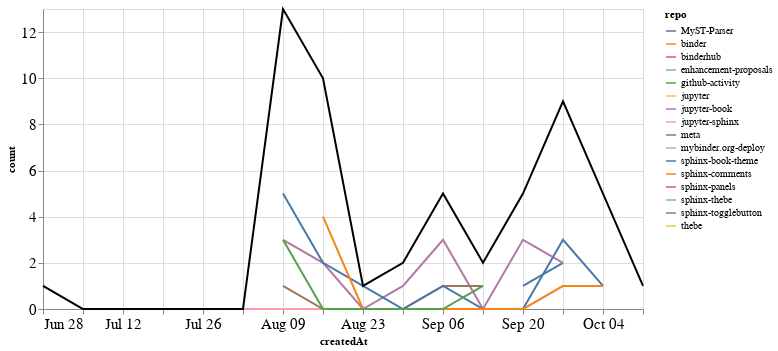

Write notebook code for a chart like this one.
### Markdown cell above
## PRs

### Code cell
prs_time = prs.groupby('repo').resample('W', on='createdAt').count()['author'].reset_index()
prs_time = prs_time.rename(columns={'author': 'count'})
prs_time_total = prs_time.groupby('createdAt').agg({"count": "sum"}).reset_index()

ch1 = alt.Chart(prs_time, width=600).mark_line().encode(
    x='createdAt',
    y='count',
    color='repo',
    tooltip="repo"
)

ch2 = alt.Chart(prs_time_total, width=600).mark_line(color="black").encode(
    x='createdAt',
    y='count',
)

ch1 + ch2

### Figure 1 — Vega-Lite specification as saved in the notebook (floating-point values rounded to 4 significant figures)
{"config": {"axisLeft": {"labelFontSize": 15}, "axisBottom": {"labelFontSize": 15}}, "layer": [{"data": {"name": "data-a42afe31c5d7ed2042f35fa5d26a05d3"}, "mark": "line", "encoding": {"color": {"type": "nominal", "field": "repo"}, "tooltip": {"type": "nominal", "field": "repo"}, "x": {"type": "temporal", "field": "createdAt"}, "y": {"type": "quantitative", "field": "count"}}, "width": 600}, {"data": {"name": "data-aaf41bd7617a0e77abbf7014d4ac22f9"}, "mark": {"type": "line", "color": "black"}, "encoding": {"x": {"type": "temporal", "field": "createdAt"}, "y": {"type": "quantitative", "field": "count"}}, "width": 600}], "$schema": "https://vega.github.io/schema/vega-lite/v4.8.1.json", "datasets": {"data-a42afe31c5d7ed2042f35fa5d26a05d3": [{"repo": "MyST-Parser", "createdAt": "2020-09-20T00:00:00", "count": 1}, {"repo": "MyST-Parser", "createdAt": "2020-09-27T00:00:00", "count": 2}, {"repo": "binder", "createdAt": "2020-10-04T00:00:00", "count": 1}, {"repo": "binderhub", "createdAt": "2020-10-04T00:00:00", "count": 1}, {"repo": "enhancement-proposals", "createdAt": "2020-08-30T00:00:00", "count": 1}, {"repo": "github-activity", "createdAt": "2020-08-09T00:00:00", "count": 1}, {"repo": "jupyter", "createdAt": "2020-09-20T00:00:00", "count": 1}, {"repo": "jupyter-book", "createdAt": "2020-08-09T00:00:00", "count": 3}, {"repo": "jupyter-book", "createdAt": "2020-08-16T00:00:00", "count": 2}, {"repo": "jupyter-book", "createdAt": "2020-08-23T00:00:00", "count": 0}, {"repo": "jupyter-book", "createdAt": "2020-08-30T00:00:00", "count": 1}, {"repo": "jupyter-book", "createdAt": "2020-09-06T00:00:00", "count": 3}, {"repo": "jupyter-book", "createdAt": "2020-09-13T00:00:00", "count": 0}, {"repo": "jupyter-book", "createdAt": "2020-09-20T00:00:00", "count": 3}, {"repo": "jupyter-book", "createdAt": "2020-09-27T00:00:00", "count": 2}, {"repo": "jupyter-sphinx", "createdAt": "2020-06-28T00:00:00", "count": 1}, {"repo": "jupyter-sphinx", "createdAt": "2020-07-05T00:00:00", "count": 0}, {"repo": "jupyter-sphinx", "createdAt": "2020-07-12T00:00:00", "count": 0}, {"repo": "jupyter-sphinx", "createdAt": "2020-07-19T00:00:00", "count": 0}, {"repo": "jupyter-sphinx", "createdAt": "2020-07-26T00:00:00", "count": 0}, {"repo": "jupyter-sphinx", "createdAt": "2020-08-02T00:00:00", "count": 0}, {"repo": "jupyter-sphinx", "createdAt": "2020-08-09T00:00:00", "count": 0}, {"repo": "jupyter-sphinx", "createdAt": "2020-08-16T00:00:00", "count": 0}, {"repo": "jupyter-sphinx", "createdAt": "2020-08-23T00:00:00", "count": 0}, {"repo": "jupyter-sphinx", "createdAt": "2020-08-30T00:00:00", "count": 0}, {"repo": "jupyter-sphinx", "createdAt": "2020-09-06T00:00:00", "count": 0}, {"repo": "jupyter-sphinx", "createdAt": "2020-09-13T00:00:00", "count": 0}, {"repo": "jupyter-sphinx", "createdAt": "2020-09-20T00:00:00", "count": 0}, {"repo": "jupyter-sphinx", "createdAt": "2020-09-27T00:00:00", "count": 1}, {"repo": "meta", "createdAt": "2020-08-09T00:00:00", "count": 1}, {"repo": "meta", "createdAt": "2020-08-16T00:00:00", "count": 0}, {"repo": "meta", "createdAt": "2020-08-23T00:00:00", "count": 0}, {"repo": "meta", "createdAt": "2020-08-30T00:00:00", "count": 0}, {"repo": "meta", "createdAt": "2020-09-06T00:00:00", "count": 1}, {"repo": "meta", "createdAt": "2020-09-13T00:00:00", "count": 1}, {"repo": "mybinder.org-deploy", "createdAt": "2020-10-11T00:00:00", "count": 1}, {"repo": "sphinx-book-theme", "createdAt": "2020-08-09T00:00:00", "count": 5}, {"repo": "sphinx-book-theme", "createdAt": "2020-08-16T00:00:00", "count": 2}, {"repo": "sphinx-book-theme", "createdAt": "2020-08-23T00:00:00", "count": 1}, {"repo": "sphinx-book-theme", "createdAt": "2020-08-30T00:00:00", "count": 0}, {"repo": "sphinx-book-theme", "createdAt": "2020-09-06T00:00:00", "count": 1}, {"repo": "sphinx-book-theme", "createdAt": "2020-09-13T00:00:00", "count": 0}, {"repo": "sphinx-book-theme", "createdAt": "2020-09-20T00:00:00", "count": 0}, {"repo": "sphinx-book-theme", "createdAt": "2020-09-27T00:00:00", "count": 3}, {"repo": "sphinx-book-theme", "createdAt": "2020-10-04T00:00:00", "count": 1}, {"repo": "sphinx-comments", "createdAt": "2020-08-16T00:00:00", "count": 4}, {"repo": "sphinx-comments", "createdAt": "2020-08-23T00:00:00", "count": 0}, {"repo": "sphinx-comments", "createdAt": "2020-08-30T00:00:00", "count": 0}, {"repo": "sphinx-comments", "createdAt": "2020-09-06T00:00:00", "count": 0}, {"repo": "sphinx-comments", "createdAt": "2020-09-13T00:00:00", "count": 0}, {"repo": "sphinx-comments", "createdAt": "2020-09-20T00:00:00", "count": 0}, {"repo": "sphinx-comments", "createdAt": "2020-09-27T00:00:00", "count": 1}, {"repo": "sphinx-comments", "createdAt": "2020-10-04T00:00:00", "count": 1}, {"repo": "sphinx-panels", "createdAt": "2020-10-04T00:00:00", "count": 1}, {"repo": "sphinx-thebe", "createdAt": "2020-08-16T00:00:00", "count": 1}, {"repo": "sphinx-togglebutton", "createdAt": "2020-08-09T00:00:00", "count": 3}, {"repo": "sphinx-togglebutton", "createdAt": "2020-08-16T00:00:00", "count": 0}, {"repo": "sphinx-togglebutton", "createdAt": "2020-08-23T00:00:00", "count": 0}, {"repo": "sphinx-togglebutton", "createdAt": "2020-08-30T00:00:00", "count": 0}, {"repo": "sphinx-togglebutton", "createdAt": "2020-09-06T00:00:00", "count": 0}, {"repo": "sphinx-togglebutton", "createdAt": "2020-09-13T00:00:00", "count": 1}, {"repo": "thebe", "createdAt": "2020-08-16T00:00:00", "count": 1}], "data-aaf41bd7617a0e77abbf7014d4ac22f9": [{"createdAt": "2020-06-28T00:00:00", "count": 1}, {"createdAt": "2020-07-05T00:00:00", "count": 0}, {"createdAt": "2020-07-12T00:00:00", "count": 0}, {"createdAt": "2020-07-19T00:00:00", "count": 0}, {"createdAt": "2020-07-26T00:00:00", "count": 0}, {"createdAt": "2020-08-02T00:00:00", "count": 0}, {"createdAt": "2020-08-09T00:00:00", "count": 13}, {"createdAt": "2020-08-16T00:00:00", "count": 10}, {"createdAt": "2020-08-23T00:00:00", "count": 1}, {"createdAt": "2020-08-30T00:00:00", "count": 2}, {"createdAt": "2020-09-06T00:00:00", "count": 5}, {"createdAt": "2020-09-13T00:00:00", "count": 2}, {"createdAt": "2020-09-20T00:00:00", "count": 5}, {"createdAt": "2020-09-27T00:00:00", "count": 9}, {"createdAt": "2020-10-04T00:00:00", "count": 5}, {"createdAt": "2020-10-11T00:00:00", "count": 1}]}}
